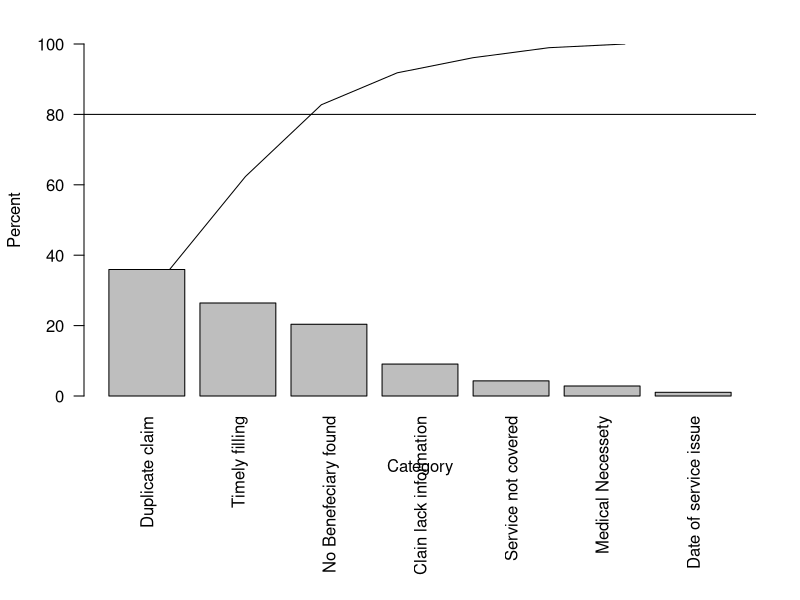

R code for this plot:
#read data, sort it and calculate percents & cummulative percent
data <- read.csv("ch05p071.txt", header=TRUE);
data <- data[order(-data$Count), ];
data$Percent <- data$Count / sum(data$Count) * 100;
data$CumPercent <- cumsum(data$Percent);

#plot paretto diagram
png(filename="ch05p071.png");
#add margin for labels at bottom
par(mar = c(10, 4, 2, 2) + 0.2);
#bar diagram of categories
barplot(data$Percent, ylab="Percent", xlab="Category", names.arg=data$Type, las=2, ylim=c(0, 100));
#add cummulative percentage line and 80% cut-off line
lines(data$CumPercent);
abline(h=80);
dev.off();
